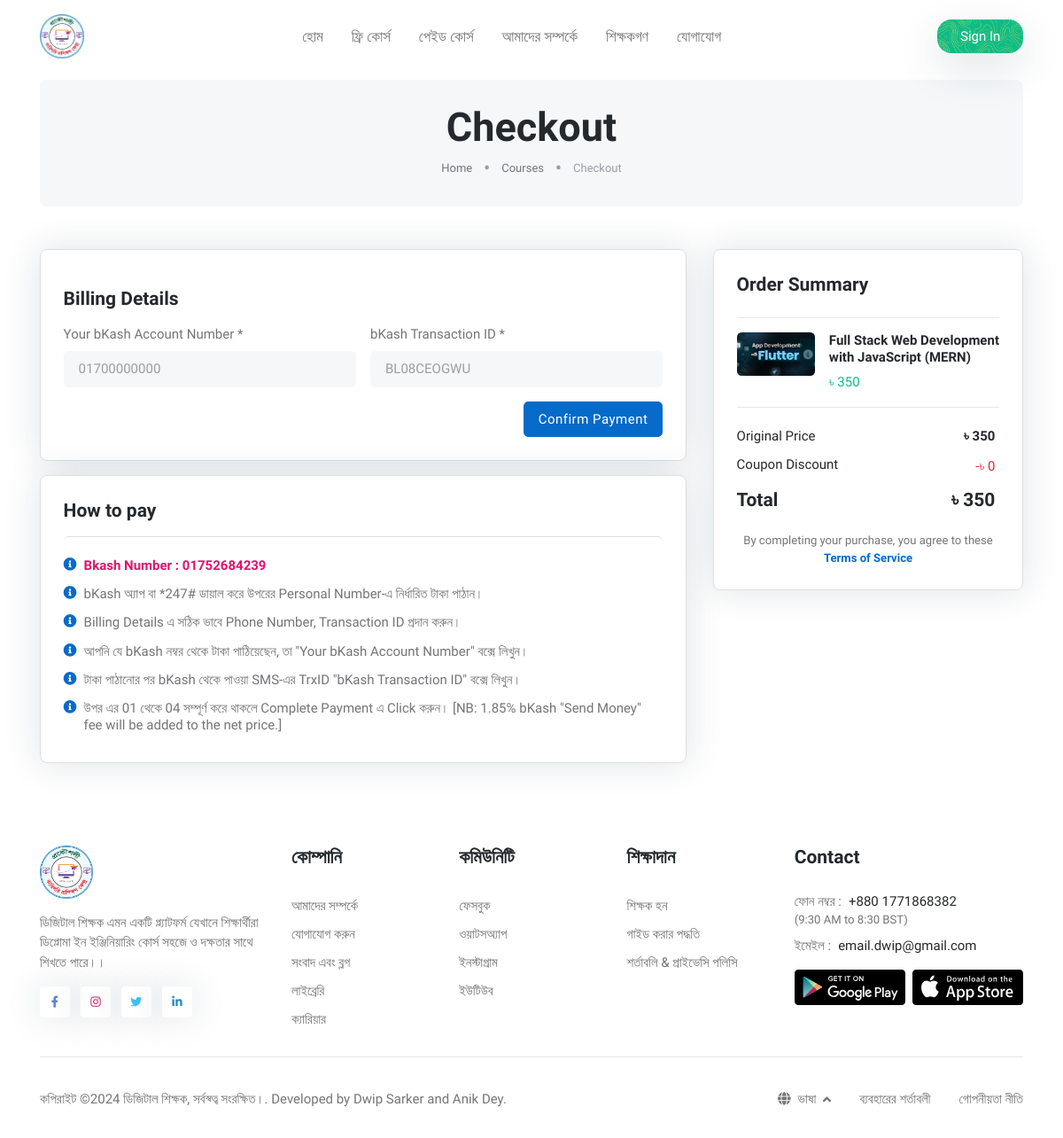
The app's page /checkout.php?id=23 with its own data.
### tables this page shows
CREATE TABLE `courses` (
  `id` bigint(20) NOT NULL,
  `title` varchar(255) NOT NULL,
  `short_desc` text NOT NULL,
  `description` text NOT NULL,
  `thumbnail` varchar(255) NOT NULL,
  `video` varchar(255) NOT NULL,
  `duration` varchar(255) NOT NULL,
  `instructor` int(11) NOT NULL,
  `price` varchar(255) NOT NULL,
  `total_lectures` int(11) NOT NULL,
  `language` varchar(11) NOT NULL,
  `created_at` datetime NOT NULL DEFAULT current_timestamp(),
  `updated_at` datetime NOT NULL DEFAULT current_timestamp() ON UPDATE current_timestamp()
);

### includes/get_course_by_id.php (called while the page is built, shortened)
<?php
function get_course($conn, $course_id)
{
  $course_id = mysqli_real_escape_string($conn, $course_id);
  $sql = "SELECT * FROM courses WHERE id = '$course_id'";
  $result = mysqli_query($conn, $sql);
  $course = mysqli_fetch_assoc($result);
  return $course;
}

### checkout.php (the view, shortened to what this page needs)
<?php
include('includes/db.php');
include('includes/get_course_by_id.php');
$course = get_course($conn, $_GET['id']);
?>
<section class="py-0">
	<div class="container">
		<div class="row">
			<div class="col-12">
				<div class="bg-light p-4 text-center rounded-3">
					<h1 class="m-0">Checkout</h1>
					<div class="d-flex justify-content-center">
						<nav aria-label="breadcrumb">
							<ol class="breadcrumb breadcrumb-dots mb-0">
								<li class="breadcrumb-item"><a href="index.php">Home</a></li>
								<li class="breadcrumb-item"><a href="our_courses.php">Courses</a></li>
								<li class="breadcrumb-item active" aria-current="page">Checkout</li>
							</ol>
						</nav>
					</div>
				</div>
			</div>
		</div>
	</div>
</section>
<section class="pt-5">
	<div class="container">
		<div class="row">
			<div class="col-12 col-md-8">
				<div class="card card-body shadow border p-4">
					<h5 class="mb-0 mt-3">Billing Details</h5>
					<form action="includes/process_payment.php" method="POST" class="row g-3 mt-0">
						<div class="col-md-6 bg-light-input">
							<label for="mobileNumber" class="form-label">Your bKash Account Number *</label>
							<input type="text" class="form-control" name="phone" id="mobileNumber" placeholder="01700000000" require>
						</div>
						<div class="col-md-6 bg-light-input">
							<label for="postalCode" class="form-label">bKash Transaction ID *</label>
							<input type="text" class="form-control" name="tnx_id" id="trnx_id" placeholder="BL08CEOGWU" require>
						</div>
						<div class="col-12 text-end">
							<button type="submit" class="btn btn-primary mb-0"> Confirm Payment</button>
						</div>
					</form>
				</div>
				<div class="card card-body shadow border p-4 mt-3">
					<h5 class="mb-3">How to pay</h5>
					<ul class="list-group list-group-borderless pt-3">
						<li class="list-group-item h6 fw-light d-flex mb-0">
							<i class="fas fa-info-circle text-primary me-2"></i>
							<strong style="color: #E2136E;">Bkash Number : 01752684239</strong>
						</li>
						<li class="list-group-item h6 fw-light d-flex mb-0">
							<i class="fas fa-info-circle text-primary me-2"></i>
							bKash অ্যাপ বা *247# ডায়াল করে উপরের Personal Number-এ নির্ধারিত টাকা পাঠান।
						</li>
						<li class="list-group-item h6 fw-light d-flex mb-0">
							<i class="fas fa-info-circle text-primary me-2"></i>
							Billing Details এ সঠিক ভাবে Phone Number, Transaction ID প্রদান করুন।
						</li>
						<li class="list-group-item h6 fw-light d-flex mb-0">
							<i class="fas fa-info-circle text-primary me-2"></i>
							আপনি যে bKash নম্বর থেকে টাকা পাঠিয়েছেন, তা "Your bKash Account Number" বক্সে লিখুন।
						</li>
						<li class="list-group-item h6 fw-light d-flex mb-0">
							<i class="fas fa-info-circle text-primary me-2"></i>
							টাকা পাঠানোর পর bKash থেকে পাওয়া SMS-এর TrxID "bKash Transaction ID" বক্সে লিখুন।
						</li>
						<li class="list-group-item h6 fw-light d-flex mb-0">
							<i class="fas fa-info-circle text-primary me-2"></i>
							উপর এর 01 থেকে 04 সম্পূর্ণ করে থাকলে Complete Payment এ Click করুন। [NB: 1.85% bKash "Send Money" fee will be added to the net price.]
						</li>
					</ul>
				</div>
			</div>
			<div class="col-12 col-md-4">
				<div class="card card-body shadow border p-4">
					<h5 class="mb-2">Order Summary</h5>
					<hr>
					<div class="row g-3">
						<div class="col-sm-4">
							<img class="rounded" src="./uploads/img/thumbnails/<?= $course['thumbnail'] ?>" alt="">
						</div>
						<div class="col-sm-8">
							<h6 class="mb-0"><a href="#"><?= $course['title'] ?></a></h6>
							<div class="d-flex justify-content-between align-items-center mt-2">
								<span class="text-success">৳ <?= $course['price'] ?></span>
							</div>
						</div>
					</div>
					<hr>
					<ul class="list-group list-group-borderless mb-2" style="border: 0;">
						<li class="list-group-item px-0 d-flex justify-content-between">
							<span class="h6 fw-light mb-0">Original Price</span>
							<span class="h6 fw-light mb-0 fw-bold">৳ <?= $course['price'] ?></span>
						</li>
						<li class="list-group-item px-0 d-flex justify-content-between">
							<span class="h6 fw-light mb-0">Coupon Discount</span>
							<span class="text-danger">-৳ 0</span>
						</li>
						<li class="list-group-item px-0 d-flex justify-content-between">
							<span class="h5 mb-0">Total</span>
							<span class="h5 mb-0">৳ <?= $course['price'] ?></span>
						</li>
					</ul>
					<p class="small mb-0 mt-2 text-center">By completing your purchase, you agree to these <a href="#"><strong>Terms of Service</strong></a></p>
				</div>
			</div>
		</div>
	</div>
</section>
<?php
include('layouts/website.php');
?>

### layouts/website.php (style rules this page uses)
body { font-family: 'Hind Siliguri', sans-serif; }
h1, h2, h3, h4, h5, h6, span, p { font-family: 'Hind Siliguri', sans-serif; }

### records on screen
courses: thumbnail (picture), title "Full Stack Web Development with JavaScript (MERN)", price "350"
